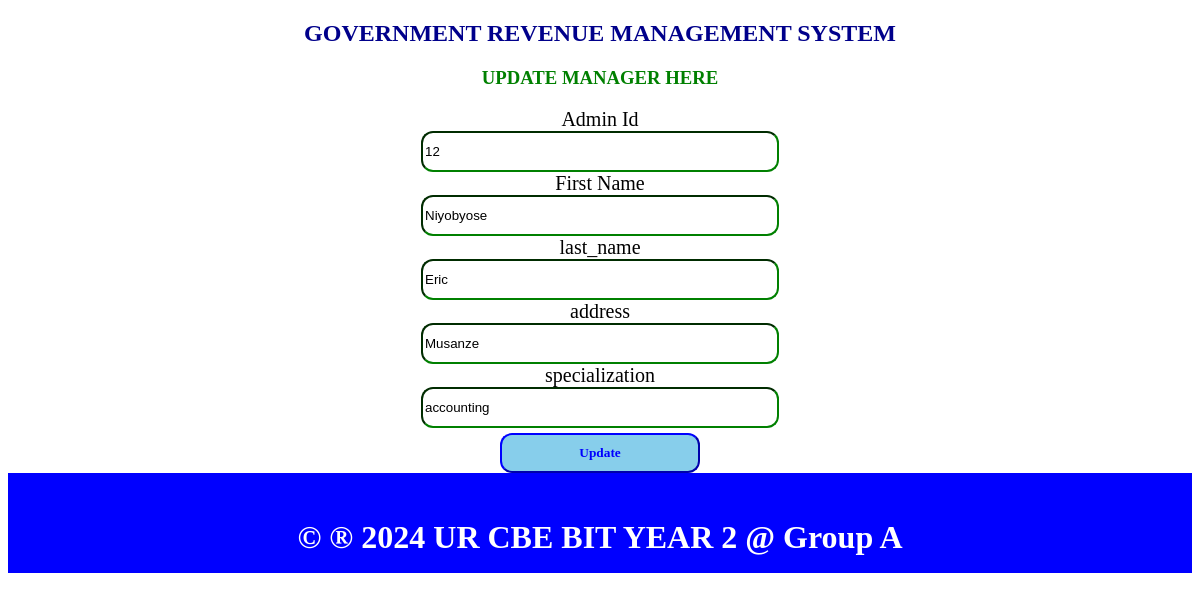
Page /manager_edit.php?mid=12 on the committed database.
### tables this page shows
CREATE TABLE `manager` (
  `mid` int(11) NOT NULL,
  `first_name` varchar(150) NOT NULL,
  `last_name` varchar(150) NOT NULL,
  `address` varchar(100) NOT NULL,
  `specialization` varchar(100) NOT NULL
);

### manager_edit.php (the view, shortened to what this page needs)
<?php
include"dbconnection.php";
if ($_SERVER['REQUEST_METHOD'] == 'GET') {
  $mid = $_GET["mid"];
    $sql = "SELECT * FROM manager WHERE mid=$mid";
    $result = $connection->query($sql);
    if ($result->num_rows > 0) {
        $row = $result->fetch_assoc();
        $first_name = $row["first_name"];
        $last_name = $row["last_name"];
        $address = $row["address"];
        $specialization = $row["specialization"];
    } else {
        header("location: /my project/admin_table.php");
        exit;
    }
}
?>
<!DOCTYPE html>
<html>
<head>
</head>
<body>
<center>
    <h2>GOVERNMENT REVENUE MANAGEMENT SYSTEM </h2>
    <h3 style="color:green;">UPDATE MANAGER HERE</h3>
    <form method="POST" onsubmit="return confirmUpdate();">
    <label>Admin Id</label><br>
    <input type="text" name="mid" readonly class="input" value="<?php echo $mid; ?>"><br>
     <label>First Name</label><br>
    <input type="text" name="first_name"  class="input" value="<?php echo $first_name; ?>"><br>
    <label>last_name</label><br>
    <input type="text" name="last_name" class="input" value="<?php echo $last_name; ?>"><br>
    <label>address </label><br>
    <input type="text" name="address" class="input" value="<?php echo $address; ?>" class="input"><br>
    <label>specialization</label><br>
    <input type="text" name="specialization" class="input" value="<?php echo $specialization; ?>"><br>
    <input type="submit" name="submit" value="Update" class="sb">
</form>
</center>
        <footer>
            <p><h1>&copy &reg 2024 UR CBE BIT YEAR 2 @ Group A</h1></p>
        </footer>
    </body>
    </html>

### manager_edit.php (style rules this page uses)
h2 { font-family:Castellar; color: darkblue; }
label { font-family: elephant; font-size: 20px; }
.sb { font-family:Georgia; padding: 10px; border-color: blue; background-color: skyblue; width: 200px; margin-top: 5px; border-radius: 12px; font-weight: bold; color: blue; }
.input { width: 350px; height: 35px; border-radius: 12px; border-color: green; }
footer { height: 50px; text-align: center; padding: 25px; color: white; background-color: blue; }

### rows in the picture
manager: first_name "Niyobyose", last_name "Eric", address "Musanze", specialization "accounting"
